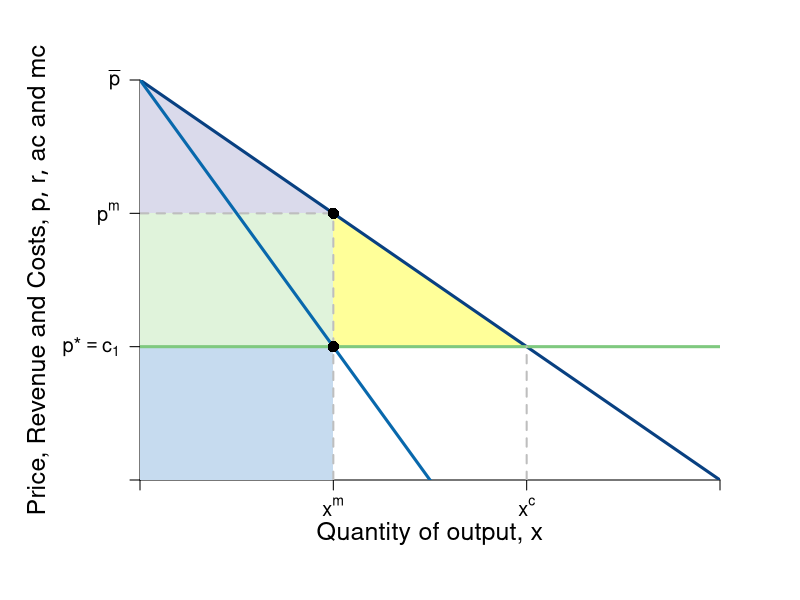

Source code (R):
#Graph Designer: Simon Halliday
#Authors: Bowles, Foley and Halliday
#Title: Coordination, Conflict and Competition: A Text in Microeconomics

require(shape)
pdf(file = "competitionmarkets/monopolist_deadweightloss_nolabels.pdf", width = 9, height = 7)

#Set parameters for graphics
axislabelsize <- 1.5
labelsize <- 1.2
graphlinewidth <- 3
segmentlinewidth <- 2

COL <- c("#7fc97f", "#beaed4", "#fdc086", "#ffff99", "#386cb0", "#f0027f", "#bf5b17", "#666666")
COLA <- c("#e0f3db", "#99d8c9","#66c2a4","#41ae76", "#238b45", "#005824")
COLB <- c("#c6dbef", "#4eb3d3", "#2b8cbe", "#0868ac","#084081")
COLC <- c("#fcfbfd", "#efedf5", "#dadaeb", "#bcbddc", "#9e9ac8", "#807dba", "#6a51a3", "#54278f", "#3f007d")

#Edited the margins to cater for the larger LHS labels
par(mar =  c(6, 7, 4, 4))

AvgRevenue <- function(x, rmax = 12, xmax = 12){
  rmax - (rmax/xmax)*x
}

MRevenue <- function(x, rmax = 12, xmax = 12){
  rmax - 2*(rmax/xmax)*x
}

AvgCost <- function(x, c0 = 2, c1 = 4){
  c0/x + c1
}

xlims <- c(0, 12)
ylims <- c(0, 12)

npts <- 501 
x <- seq(xlims[1], xlims[2], length.out = npts)
y <- seq(ylims[1], ylims[2], length.out = npts) 
a <- c(13, 16.75, 19.25)

plot(0, 0, xlim = xlims, ylim = ylims, type = "n",
     xlab = expression(paste("")),
     ylab = expression(paste("")), 
     xaxt = "n", 
     yaxt = "n", 
     cex.lab = axislabelsize, 
     bty = "n",
     xaxs="i", 
     yaxs="i")

# ticksy <- seq(from = ylims[1], to = ylims[2], by = 1)
# ylabels <- seq(from = ylims[1], to = ylims[2], by = 1)
# ticksx <- seq(from = xlims[1], to = xlims[2], by = 1)
# xlabels <- seq(from = xlims[1], to = xlims[2], by = 1)
ticksy <- c(0, 4, AvgRevenue(x = 4), ylims[2])
ylabels <- c(NA, expression(paste(p,"*", phantom()== c[1])), expression(paste(p^{m})), expression(paste(bar(p) )))
ticksx <- c(0, 4, 8, xlims[2])
xlabels <- c(NA, expression(paste(x^{m})), expression(paste(x^{c})), NA)

axis(1, at = ticksx, pos = 0, labels = xlabels, cex.axis = labelsize)
axis(2, at = ticksy, pos = 0, labels = ylabels, las = 1, cex.axis = labelsize)

npts <- 500 
xx1 <- seq(xlims[1], xlims[2], length.out = npts)
xx3 <- seq(2, 6, length.out = npts)

#Draw the polygon for profit
xpoly1 <- c(0, 4, 4, 0, 0)
ypoly1 <- c(4, 4, AvgRevenue(x = 4), AvgRevenue(x = 4), 4)
polygon(x = xpoly1, y = ypoly1, col=COLA[1], density=NULL, border = NA)

#Draw the polygon for costs
xpoly2 <- c(0, 4, 4, 0, 0)
ypoly2 <- c(0, 0, 4, 4, 4)
polygon(x = xpoly2, y = ypoly2, col=COLB[1], density=NULL, border = NA)

#Draw the polygon for deadweight loss
xpoly3 <- c(4, 4, 8, 4)
ypoly3 <- c(4, AvgRevenue(x = 4), 4, 4)
polygon(x = xpoly3, y = ypoly3, col=COL[4], density=NULL, border = NA)

#Draw the polygon for consumer surplus
xpoly4 <- c(0, 4, 0, 0)
ypoly4 <- c(8, 8, 12, 8)
polygon(x = xpoly4, y = ypoly4, col=COLC[3], density=NULL, border = NA)


#lines(xx1, bcA(xx1, w = 10, p = 1.5), col = COLB[3], lwd = graphlinewidth)
lines(xx1, AvgRevenue(xx1, rmax = 12, xmax = 12), col = COLB[5], lwd = graphlinewidth)
lines(xx1, MRevenue(xx1, rmax = 12, xmax = 12), col = COLB[4], lwd = graphlinewidth)
#lines(xx1, AvgCost(xx1, c0 = 2, c1 = 4), col = COLA[5], lwd = graphlinewidth)

#Label the axes
mtext(expression(paste("Quantity of output, ", x)), side=1, line = 2.5, cex = axislabelsize)
text(-2.1, 0.5*ylims[2], expression(paste("Price, Revenue and Costs, ", list(p, r, ac), " and ", mc)), xpd = TRUE, cex = axislabelsize, srt = 90) 

#Label curves
# text(10.7, 4.3, expression(paste(ac(x) == mc(x))), cex = labelsize)
# text(10.7, 2.6, expression(paste(p(x) == bar(p) - beta*x)), cex = labelsize)
# text(6, 2.6, expression(paste(mr(x) == bar(p) - 2*beta*x)), cex = labelsize)

#Labels cost and profit areas
# text(2, 0.5*AvgCost(x = 4), expression("Total Costs"), cex = labelsize)
# text(2, 6, expression("Profit"), cex = labelsize)
# text(5.25, 5.5, expression("Deadweight"), cex = labelsize)
# text(5.25, 5, expression("Loss"), cex = labelsize)

#Draw segments for total costs
segments(0, AvgRevenue(x = 4), 4, AvgRevenue(x = 4), lty = 2, col = "gray" , lwd = segmentlinewidth)
segments(4, 0, 4, AvgRevenue(x = 4), lty = 2, col = "gray" , lwd = segmentlinewidth)
segments(0, 4, xlims[2], 4, lty = 1, col = COL[1] , lwd = graphlinewidth)

#Segment for many firms comparison
segments(8, 0, 8, 4, lty = 2, col = "gray" , lwd = segmentlinewidth)

#Label Points for comparison
points(4, MRevenue(x = 4), pch = 16, col = "black", cex = 1.5)
# text(3.8, MRevenue(x = 4) - 0.4, expression(i), cex = labelsize)


points(4, AvgRevenue(x = 4), pch = 16, col = "black", cex = 1.5)
# text(4.2, AvgRevenue(x = 4) + 0.4, expression(h), cex = labelsize)


# Arrow to Consumer surplus
# text(6, 11.75, expression(paste("Consumer Surplus")), cex = labelsize)
# text(6, 11, expression(paste(cs(x) == frac(1,2)*(bar(p) - p^{m})*x^{m} )), cex = labelsize)
# Arrows(4.4, 10.5, 2.4, 9, col = "black", lty = 1, lwd = 2, arr.type = "triangle", arr.lwd = 0.5)

# Arrow to Deadweight loss
# text(9, 7.75, expression(paste("Deadweight Loss")), cex = labelsize)
# text(9, 7, expression(paste(dwl(x) == frac(1,2)*(p^{m} - c[1])*(x^{c} - x^{m}))), cex = labelsize)
# Arrows(7.4, 6.5, 5.4, 5, col = "black", lty = 1, lwd = 2, arr.type = "triangle", arr.lwd = 0.5)



dev.off()
